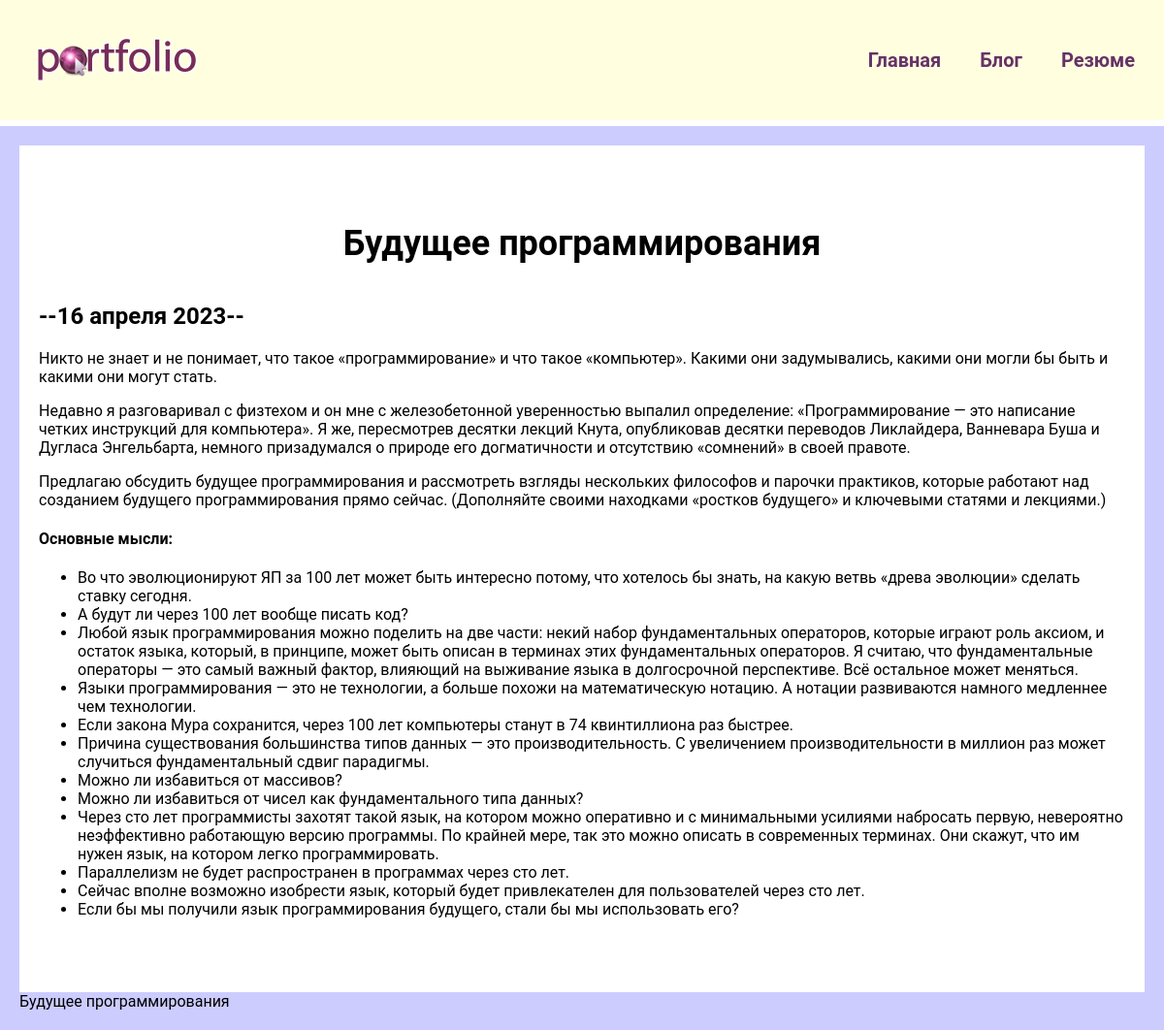
The app's page /blog/2/ with its own data.
### blog/models.py (models this page shows)
class Blog(models.Model):
    title = models.CharField(max_length=200)
    description = models.TextField()
    date = models.DateTimeField()
    def __str__(self):
        return self.title

### blog/views.py (the view)
# urls.py: path('<int:blog_id>/', views.detail, name='detail'),
def detail(request, blog_id):
    blog = get_object_or_404(Blog, pk=blog_id)
    return render(request, 'blog/details.html', {'blog': blog})

### blog/templates/blog/details.html
{% extends 'skills/base.html' %}
{% block content %}
<div class="detail">
    <h1>{{ blog.title }}</h1>
    <h2>--{{ blog.date|date:'j E Y' }}--</h2>
    {{ blog.description|safe }}
</div>
{{ blog }}
{% endblock %}

### skills/static/css/style.css (style rules this page uses)
body { background: #CCF; padding: 0; margin: 0; font-family: 'Roboto', sans-serif; }
.content h1 { text-align: center; margin: 60px 0 40px; font-size: 36px }
.detail { background: #FFF; padding: 20px 20px 60px 20px; box-sizing: border-box; }

### records on screen
Blog: title "Будущее программирования", date "16 апреля 2023", description "Никто не знает и не понимает, что такое «программирование» и что такое «компьютер». Какими они задумывались, какими они могли бы быть и какими они могут стать. Недавно я разговаривал с физтехом и он мне с железобетонной уверенностью выпалил определение: «Программирование — это написание четких инструкций для компьютера». Я же, пересмотрев десятки лекций Кнута, опубликовав десятки переводов Ликлайдера, Ванневара Буша и Дугласа Энгельбарта, немного призадумался о природе его догматичности и отсутствию «сомнений» в своей правоте. Предлагаю обсудить будущее программирования и рассмотреть взгляды нескольких философов и парочки практиков, которые работают над созданием будущего программирования…"
